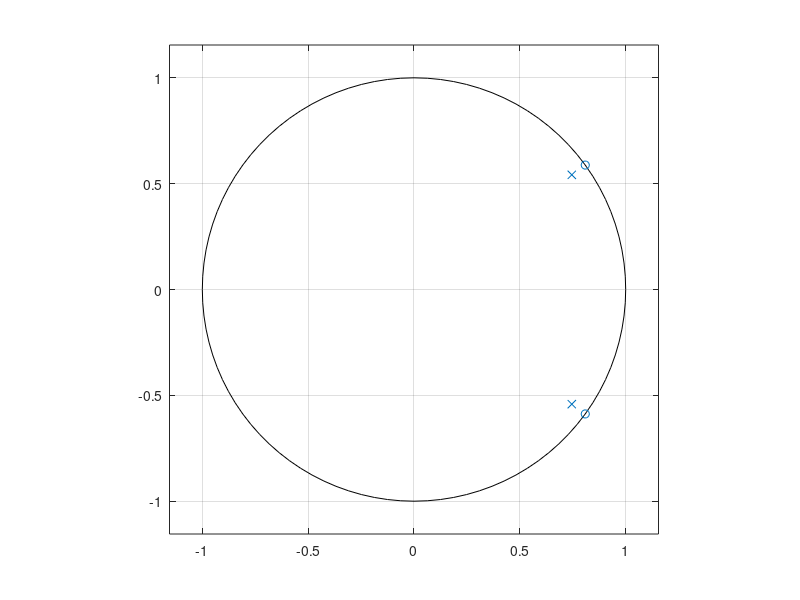
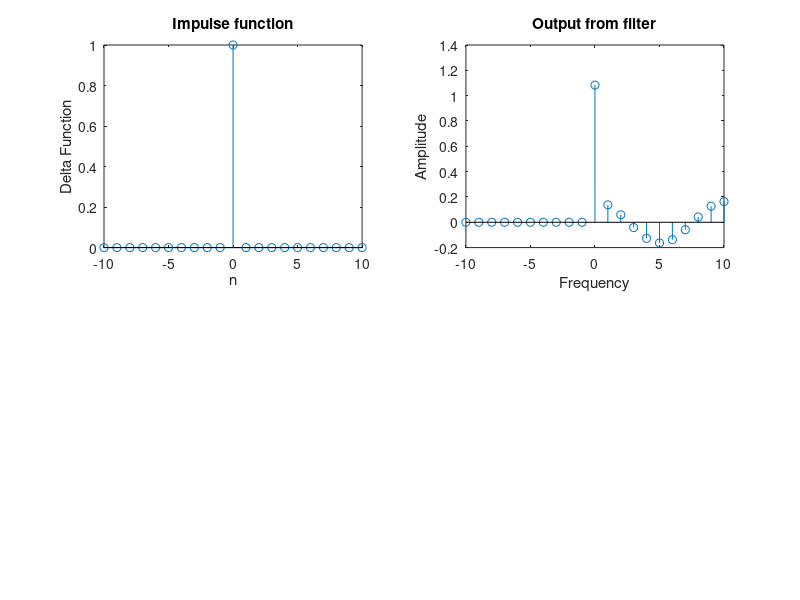
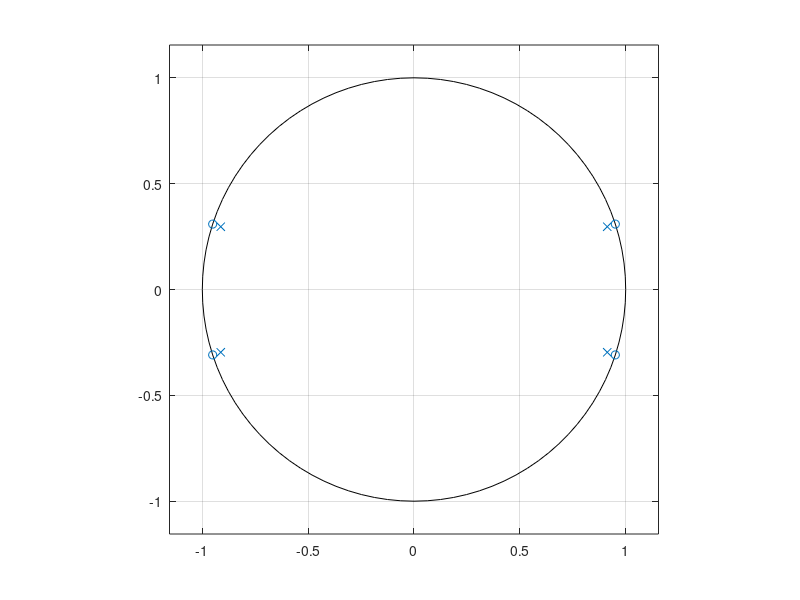
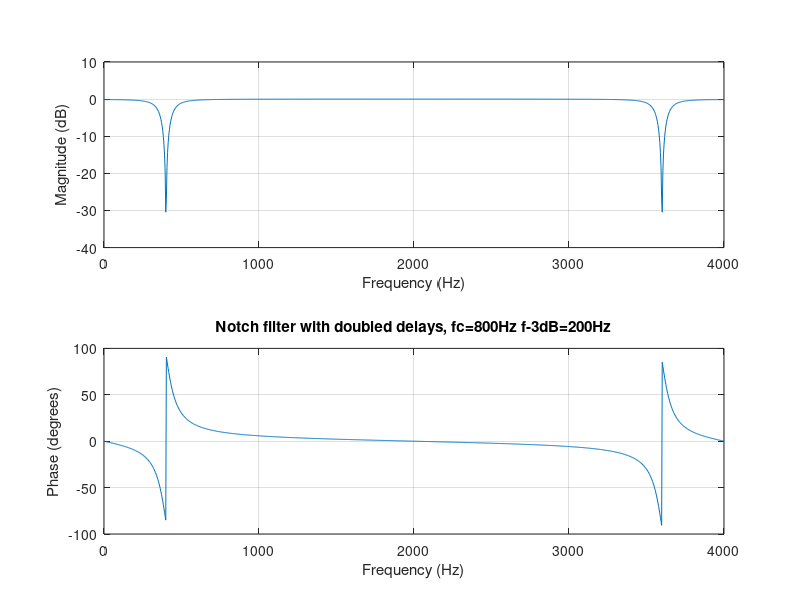

Write MATLAB code to recreate these figures, in order. (Note: this script raises an error after producing the figures.)
pkg load signal
% Question 1:

Fs = 8000;  % sampling frequency 8 kHz
f = 800;   % frequency to be rejected
z_q1 = exp(i*2*pi*f/Fs);
b_q1 = poly([z_q1 conj(z_q1)]);


% pole is placed near to the zero, poles distance to the zero determines
% the bandwidth of the notch filter
f3db = 200; % -3dB bandwidth is 100Hz

p_q1 = (1-2*pi*((f3db/Fs)/2))*z_q1; % 1 because 1 is the distance from 
a_q1 = poly([p_q1 conj(p_q1)]);


% then let's scale the system to 0dB baseline
gg = max(abs(freqz(b_q1, a_q1)));
b_q1 = b_q1/gg;

% Notch filter (a, b) is ready, let's analyze it
figure(1); zplane(b_q1, a_q1);
%[po, to] = ginput(1);
%poly([po to])





figure(2); hint = freqz(b_q1, a_q1, 1024, Fs);
xlim([0 4000])

title(sprintf('Notch filter, fc=%dHz f-3dB=%dHz', f, f3db));

% QUestion 2:

% Usint my old and nice impulse function generation from Lab1, I will create an impulse.

function y = dd(x)
  % x is a vector
  % We create an output vector of only 0 (our default value)
  y = zeros(1, length(x)); 

  % We find indexes of input values equal to 0,
  % and make them 1
  y(find(x==0)) = 1;
end;

% Create a data sequence: (see exercise 1.1 a)
%x1[n] = d[n-2] + d[n] - 2d[n-1]

% here the sequence 
n = -10 : 10 
imp_signal = dd(n);



# Get the parameters for zeros and poles
Zeros = b_q1; % zeros
Poles = a_q1; % poles

subplot(2,2,1) 
stem(n, imp_signal)
xlabel('n')
ylabel('Delta Function')
title('Impulse function');

subplot(2,2,2)
yy = filter(Poles,Zeros, imp_signal) ; % 
stem(n, yy)
xlabel('Frequency')
ylabel('Amplitude')
title('Output from filter');

%QUESTION 3: Doubling all delays
b_q3 = [b_q1(1) 0 b_q1(2) 0 b_q1(3)];
a_q3 = [a_q1(1) 0 a_q1(2) 0 a_q1(3)];
figure(3); zplane(b_q3, a_q3);
figure(4); freqz(b_q3, a_q3, 1024, Fs);
title(sprintf('Notch filter with doubled delays, fc=%dHz f-3dB=%dHz', f, f3db));

%QUESTION 4:
% Designing filter from analog counterparts 
fc = 1500;  % 1500 Hz is the -3dB point
Fs = 8000;
[b_q4,a_q4] = butter(4, fc/(Fs/2));
figure(5); zplane(b_q4, a_q4);


%QUESTION 5:
% EXTRACTING PARAMETERS:

% a. FOR FIRST FILTER from FIG 5
[x,y]=ginput(1)       % coordinates of the pole

ppn1 = [x+i*y; x-i*y]; % conjugate pair
zer1 = [-1 + 0*i];
zer2 = [-1 + 0*i];
zeros1 = [zer1, zer2];
ppn1(1,1)
%POLES:
%0.27792 + 0.63199i
%0.27792 - 0.63199i

# GET parameters for Filter 1:
poles_f1 = poly(ppn1); %poles filter 1
zeros_f1 = poly(zeros1); %poles filter 1
zplane(zeros_f1, poles_f1); % THE figure matches


% b. FOR SECOND FILTER from FIG 5
[v,w]=ginput(1)       % coordinates of the pole

ppn3 = [v+i*w; v-i*w]; % conjugate pair
zer3 = [-1 + 0*i];
zer4 = [-1 + 0*i];
zeros2 = [zer3, zer4];

# GET parameters for Filter 2: 
poles_f2 = poly(ppn3); %poles filter 1
zeros_f2 = poly(zeros2); %poles filter 1
zplane(zeros_f2, poles_f2); % THE figure matches Too! exciting!


% PUTTING TOGETHER THE PARAMETERS VIA CONVOLUTION:
numers_up = [conv(zeros_f1, zeros_f2)];
denoms_down = [conv(poles_f1, poles_f2)];
figure(6); zplane(numers_up, denoms_down); % THE figure matches Too! exciting!
figure(7); freqz( numers_up, denoms_down,1024, Fs);

% QUESTION 6:

% Put in paralell filter from Q1 and Q4 : Q1 + Q4






